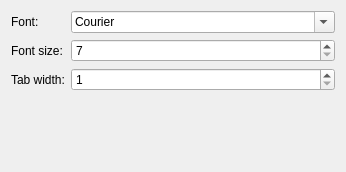
<?xml version="1.0" encoding="UTF-8"?>
<ui version="4.0">
 <class>editorSettings</class>
 <widget class="QWidget" name="editorSettings">
  <property name="geometry">
   <rect>
    <x>0</x>
    <y>0</y>
    <width>346</width>
    <height>172</height>
   </rect>
  </property>
  <property name="windowTitle">
   <string>Form</string>
  </property>
  <layout class="QVBoxLayout" name="verticalLayout">
   <item>
    <layout class="QFormLayout" name="formLayout">
     <property name="sizeConstraint">
      <enum>QLayout::SetDefaultConstraint</enum>
     </property>
     <property name="fieldGrowthPolicy">
      <enum>QFormLayout::AllNonFixedFieldsGrow</enum>
     </property>
     <property name="formAlignment">
      <set>Qt::AlignLeading|Qt::AlignLeft|Qt::AlignTop</set>
     </property>
     <item row="2" column="0">
      <widget class="QLabel" name="label">
       <property name="text">
        <string>Tab width:</string>
       </property>
      </widget>
     </item>
     <item row="2" column="1">
      <widget class="QSpinBox" name="tabWidth">
       <property name="sizePolicy">
        <sizepolicy hsizetype="Expanding" vsizetype="Fixed">
         <horstretch>1</horstretch>
         <verstretch>0</verstretch>
        </sizepolicy>
       </property>
       <property name="minimum">
        <number>1</number>
       </property>
       <property name="maximum">
        <number>12</number>
       </property>
      </widget>
     </item>
     <item row="0" column="0">
      <widget class="QLabel" name="label_2">
       <property name="text">
        <string>Font:</string>
       </property>
      </widget>
     </item>
     <item row="0" column="1">
      <widget class="QFontComboBox" name="fontFamily">
       <property name="sizePolicy">
        <sizepolicy hsizetype="Expanding" vsizetype="Fixed">
         <horstretch>1</horstretch>
         <verstretch>0</verstretch>
        </sizepolicy>
       </property>
       <property name="fontFilters">
        <set>QFontComboBox::MonospacedFonts</set>
       </property>
      </widget>
     </item>
     <item row="1" column="0">
      <widget class="QLabel" name="label_3">
       <property name="text">
        <string>Font size:</string>
       </property>
      </widget>
     </item>
     <item row="1" column="1">
      <widget class="QSpinBox" name="fontSize">
       <property name="minimum">
        <number>7</number>
       </property>
       <property name="maximum">
        <number>20</number>
       </property>
      </widget>
     </item>
    </layout>
   </item>
  </layout>
 </widget>
 <resources/>
 <connections/>
</ui>
